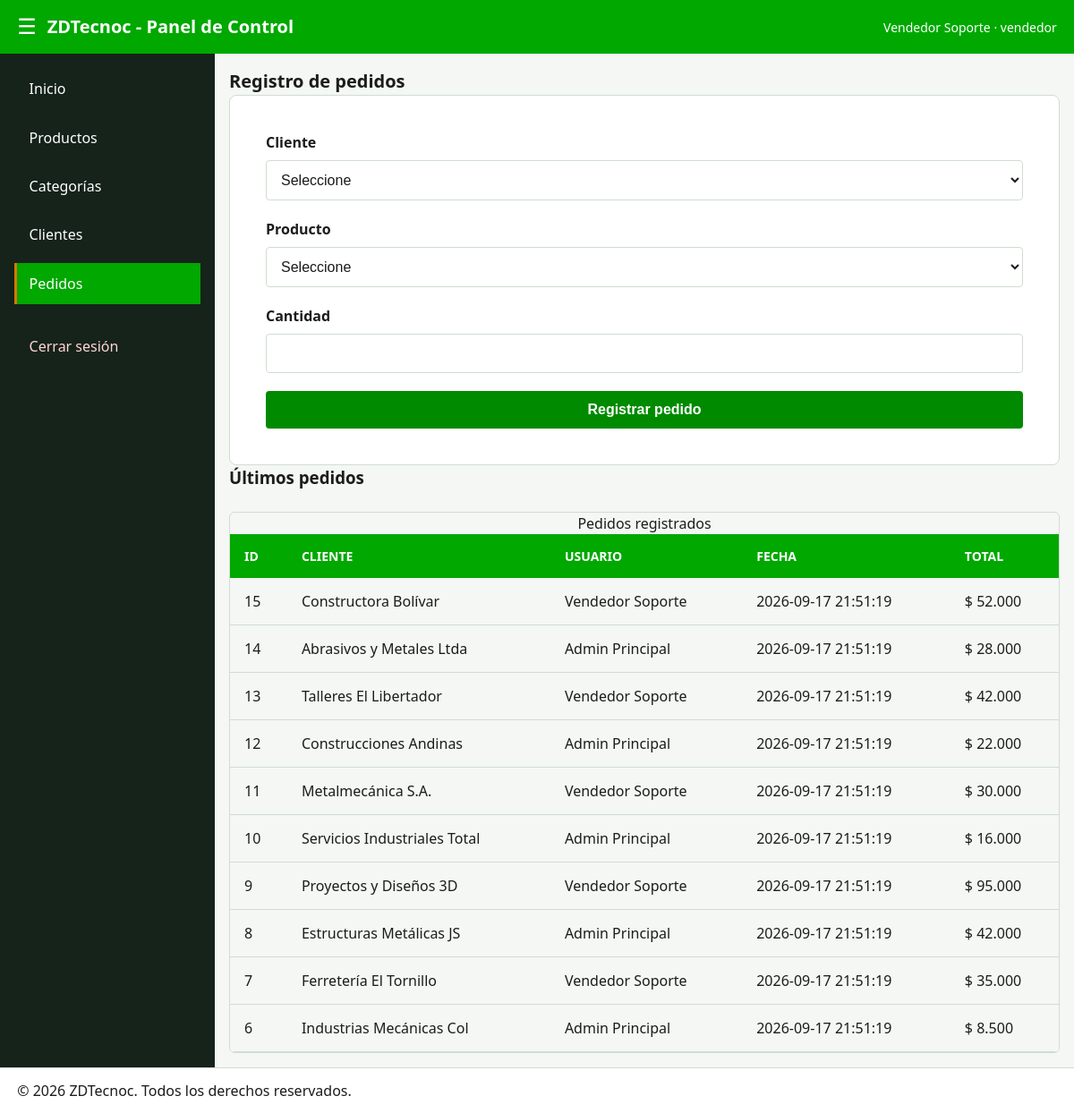
The app's page /pedidos.php (signed in) with its own data.
### tables this page shows
CREATE TABLE IF NOT EXISTS pedidos (
    id INT AUTO_INCREMENT PRIMARY KEY,
    cliente_id INT NOT NULL,
    usuario_id INT NOT NULL,
    fecha_pedido TIMESTAMP DEFAULT CURRENT_TIMESTAMP,
    total DECIMAL(10, 2) NOT NULL,
    CONSTRAINT fk_pedido_cliente FOREIGN KEY (cliente_id) REFERENCES clientes(id) ON DELETE CASCADE,
    CONSTRAINT fk_pedido_usuario FOREIGN KEY (usuario_id) REFERENCES usuarios(id) ON DELETE CASCADE,
    INDEX idx_fecha (fecha_pedido)
);

CREATE TABLE IF NOT EXISTS clientes (
    id INT AUTO_INCREMENT PRIMARY KEY,
    nombre VARCHAR(150) NOT NULL,
    documento VARCHAR(30) UNIQUE,
    telefono VARCHAR(20),
    correo VARCHAR(100),
    direccion TEXT,
    INDEX idx_cliente_nombre (nombre)
);

CREATE TABLE IF NOT EXISTS usuarios (
    id INT AUTO_INCREMENT PRIMARY KEY,
    nombre VARCHAR(100) NOT NULL,
    correo VARCHAR(100) UNIQUE NOT NULL,
    clave_hash VARCHAR(255) NOT NULL,
    rol ENUM('administrador', 'vendedor', 'consultor') DEFAULT 'consultor',
    activo TINYINT(1) NOT NULL DEFAULT 1,
    bloqueado_hasta DATETIME NULL,
    creado_en TIMESTAMP DEFAULT CURRENT_TIMESTAMP,
    INDEX idx_correo (correo)
);

### pedidos.php (the view, shortened to what this page needs)
<?php
require_once __DIR__ . '/sgl/conexion.php';
$pedidos = $conexion->query(
    'SELECT p.id, p.fecha_pedido, p.total, c.nombre AS cliente, u.nombre AS usuario
     FROM pedidos p INNER JOIN clientes c ON c.id = p.cliente_id
     INNER JOIN usuarios u ON u.id = p.usuario_id ORDER BY p.id DESC LIMIT 10'
)->fetchAll();
require __DIR__ . '/app/vistas/parciales/cabecera.php';
require __DIR__ . '/app/vistas/parciales/menu.php';
?>
<main class="panel__contenido">
    <h2 class="text-lg">Registro de pedidos</h2>
    <form method="post" class="login-card" style="max-width:100%;" novalidate>
        <div class="form-group"><label for="cliente_id">Cliente</label><select class="form-input" id="cliente_id" name="cliente_id" required><option value="">Seleccione</option></select></div>
        <div class="form-group"><label for="producto_id">Producto</label><select class="form-input" id="producto_id" name="producto_id" required><option value="">Seleccione</option></select></div>
        <div class="form-group"><label for="cantidad">Cantidad</label><input class="form-input" id="cantidad" name="cantidad" type="number" min="1" step="1" required></div>
        <button class="btn-primary" type="submit">Registrar pedido</button>
    </form>
    <h3>Últimos pedidos</h3>
    <div class="table-container"><table class="products-table"><caption>Pedidos registrados</caption><thead><tr><th scope="col">ID</th><th scope="col">Cliente</th><th scope="col">Usuario</th><th scope="col">Fecha</th><th scope="col">Total</th></tr></thead><tbody><?php foreach ($pedidos as $pedido): ?><tr><td><?= (int)$pedido['id'] ?></td><td><?= htmlspecialchars($pedido['cliente'], ENT_QUOTES, 'UTF-8') ?></td><td><?= htmlspecialchars($pedido['usuario'], ENT_QUOTES, 'UTF-8') ?></td><td><?= htmlspecialchars($pedido['fecha_pedido'], ENT_QUOTES, 'UTF-8') ?></td><td>$ <?= number_format((float)$pedido['total'], 0, ',', '.') ?></td></tr><?php endforeach; ?></tbody></table></div>
</main>
<?php require __DIR__ . '/app/vistas/parciales/pie.php'; ?>

### css/estilos.css (style rules this page uses)
:root { --superficie: #F4F7F4; --superficie-alta: #FFFFFF; --borde: #D0DDD0; --color-marca: #00A800; --color-marca-sua: #E1F5E1; --color-accion: #008A00; --color-acento: #D97700; --texto: #1A1D1A; --texto-tenue: #4A554A; --exito: #008A00; --advertencia: #D97700; --error: #C81E1E; --info: #006699; }
*, *::before, *::after { box-sizing: border-box; margin: 0; padding: 0; }
body { font-family: system-ui, -apple-system, BlinkMacSystemFont, 'Segoe UI', Roboto, sans-serif; background-color: var(--superficie); color: var(--texto); line-height: 1.5; min-height: 100vh; }
.text-lg { font-size: 1.25rem; }
h2 { font-size: 1.25rem; font-weight: 600; }
.login-card { background-color: var(--superficie-alta); border: 1px solid var(--borde); border-radius: 8px; padding: 2.5rem; width: 100%; max-width: 400px; }
.form-group { display: flex; flex-direction: column; gap: 0.5rem; margin-bottom: 1.25rem; }
.form-group label { font-weight: 600; color: var(--texto); }
.form-input { width: 100%; padding: 0.75rem; border: 1px solid var(--borde); border-radius: 4px; font-size: 1rem; background-color: var(--superficie-alta); color: var(--texto); transition: border-color 0.2s ease, box-shadow 0.2s ease; }
.btn-primary { width: 100%; padding: 0.75rem; background-color: var(--color-accion); color: var(--superficie-alta); border: none; border-radius: 4px; font-size: 1rem; font-weight: 600; cursor: pointer; transition: background-color 0.2s ease; }
.table-container { width: 100%; overflow-x: auto; margin-top: 1.5rem; border-radius: 6px; border: 1px solid var(--borde); }
.products-table { width: 100%; border-collapse: collapse; text-align: left; }
.products-table thead th { background-color: var(--color-marca); color: var(--superficie-alta); padding: 0.875rem 1rem; font-size: 0.875rem; text-transform: uppercase; }
.products-table tbody td { padding: 0.875rem 1rem; border-bottom: 1px solid var(--borde); color: var(--texto); }
.products-table tbody tr:nth-child(even) { background-color: var(--superficie); }
.panel__contenido { grid-area: contenido; padding: 1.6rem; overflow-y: auto; }
.panel__contenido { width: 100%; padding: 1rem; box-sizing: border-box; }
.form-input, .btn-primary { max-width: 100%; box-sizing: border-box; }

### records on screen
pedidos: id "15", cliente.nombre "Constructora Bolívar", usuario.nombre "Vendedor Soporte", fecha_pedido "2026-09-17 21:51:19", total "52.000"
pedidos: id "14", cliente.nombre "Abrasivos y Metales Ltda", usuario.nombre "Admin Principal", fecha_pedido "2026-09-17 21:51:19", total "28.000"
pedidos: id "13", cliente.nombre "Talleres El Libertador", usuario.nombre "Vendedor Soporte", fecha_pedido "2026-09-17 21:51:19", total "42.000"
pedidos: id "12", cliente.nombre "Construcciones Andinas", usuario.nombre "Admin Principal", fecha_pedido "2026-09-17 21:51:19", total "22.000"
pedidos: id "11", cliente.nombre "Metalmecánica S.A.", usuario.nombre "Vendedor Soporte", fecha_pedido "2026-09-17 21:51:19", total "30.000"
pedidos: id "10", cliente.nombre "Servicios Industriales Total", usuario.nombre "Admin Principal", fecha_pedido "2026-09-17 21:51:19", total "16.000"
pedidos: id "9", cliente.nombre "Proyectos y Diseños 3D", usuario.nombre "Vendedor Soporte", fecha_pedido "2026-09-17 21:51:19", total "95.000"
pedidos: id "8", cliente.nombre "Estructuras Metálicas JS", usuario.nombre "Admin Principal", fecha_pedido "2026-09-17 21:51:19", total "42.000"
pedidos: id "7", cliente.nombre "Ferretería El Tornillo", usuario.nombre "Vendedor Soporte", fecha_pedido "2026-09-17 21:51:19", total "35.000"
pedidos: id "6", cliente.nombre "Industrias Mecánicas Col", usuario.nombre "Admin Principal", fecha_pedido "2026-09-17 21:51:19", total "8.500"

### other values on screen
$usuario['nombre'] "Vendedor Soporte"
$usuario['rol'] "vendedor"
$opcion['texto'] "Inicio"
$opcion['texto'] "Productos"
$opcion['texto'] "Categorías"
$opcion['texto'] "Clientes"
$opcion['texto'] "Pedidos"
